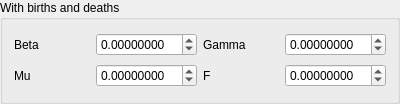
<?xml version="1.0" encoding="UTF-8"?>
<ui version="4.0">
 <class>sirs_wbad_group_box</class>
 <widget class="QGroupBox" name="sirs_wbad_group_box">
  <property name="geometry">
   <rect>
    <x>0</x>
    <y>0</y>
    <width>400</width>
    <height>104</height>
   </rect>
  </property>
  <property name="windowTitle">
   <string>SIRS - With births and deaths</string>
  </property>
  <property name="title">
   <string>With births and deaths</string>
  </property>
  <layout class="QGridLayout" name="gridLayout">
   <item row="0" column="0">
    <widget class="QLabel" name="beta_label">
     <property name="text">
      <string>Beta</string>
     </property>
    </widget>
   </item>
   <item row="0" column="1">
    <widget class="QDoubleSpinBox" name="beta_spin_box">
     <property name="decimals">
      <number>8</number>
     </property>
     <property name="minimum">
      <double>-99.000000000000000</double>
     </property>
     <property name="maximum">
      <double>99.000000000000000</double>
     </property>
     <property name="singleStep">
      <double>0.000001000000000</double>
     </property>
     <property name="value">
      <double>0.000000000000000</double>
     </property>
    </widget>
   </item>
   <item row="0" column="2">
    <widget class="QLabel" name="gamma_label">
     <property name="text">
      <string>Gamma</string>
     </property>
    </widget>
   </item>
   <item row="0" column="3">
    <widget class="QDoubleSpinBox" name="gamma_spin_box">
     <property name="decimals">
      <number>8</number>
     </property>
     <property name="minimum">
      <double>-99.000000000000000</double>
     </property>
     <property name="maximum">
      <double>99.000000000000000</double>
     </property>
     <property name="singleStep">
      <double>0.000001000000000</double>
     </property>
     <property name="value">
      <double>0.000000000000000</double>
     </property>
    </widget>
   </item>
   <item row="1" column="0">
    <widget class="QLabel" name="mu_label">
     <property name="text">
      <string>Mu</string>
     </property>
    </widget>
   </item>
   <item row="1" column="2">
    <widget class="QLabel" name="f_label">
     <property name="text">
      <string>F</string>
     </property>
    </widget>
   </item>
   <item row="1" column="3">
    <widget class="QDoubleSpinBox" name="f_spin_box">
     <property name="decimals">
      <number>8</number>
     </property>
     <property name="minimum">
      <double>-99.000000000000000</double>
     </property>
     <property name="maximum">
      <double>99.000000000000000</double>
     </property>
     <property name="singleStep">
      <double>0.000001000000000</double>
     </property>
     <property name="value">
      <double>0.000000000000000</double>
     </property>
    </widget>
   </item>
   <item row="1" column="1">
    <widget class="QDoubleSpinBox" name="mu_spin_box">
     <property name="decimals">
      <number>8</number>
     </property>
     <property name="minimum">
      <double>-99.000000000000000</double>
     </property>
     <property name="maximum">
      <double>99.000000000000000</double>
     </property>
     <property name="singleStep">
      <double>0.000001000000000</double>
     </property>
     <property name="value">
      <double>0.000000000000000</double>
     </property>
    </widget>
   </item>
  </layout>
 </widget>
 <resources/>
 <connections/>
</ui>
